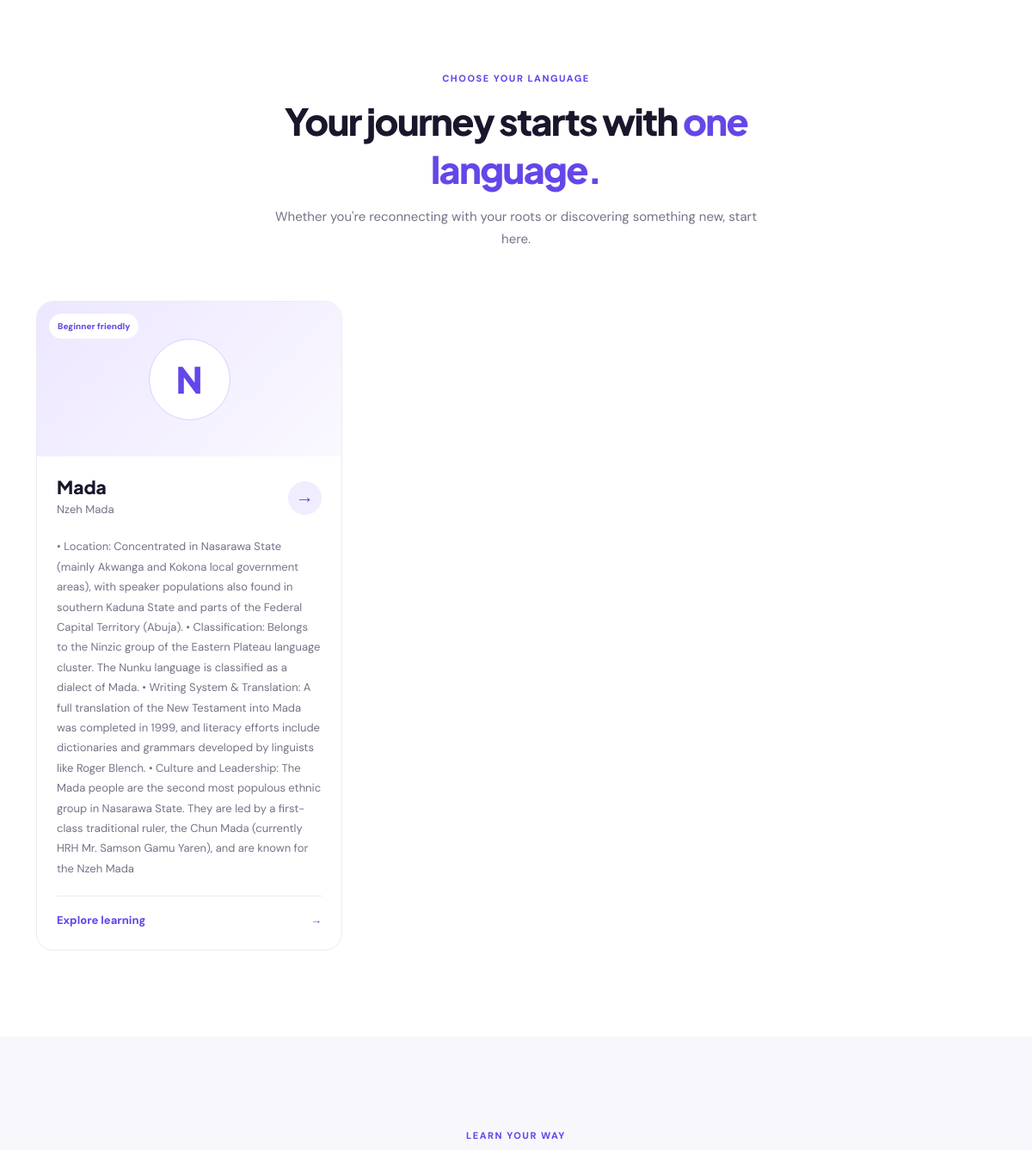
The app's page / (middle part), older data.
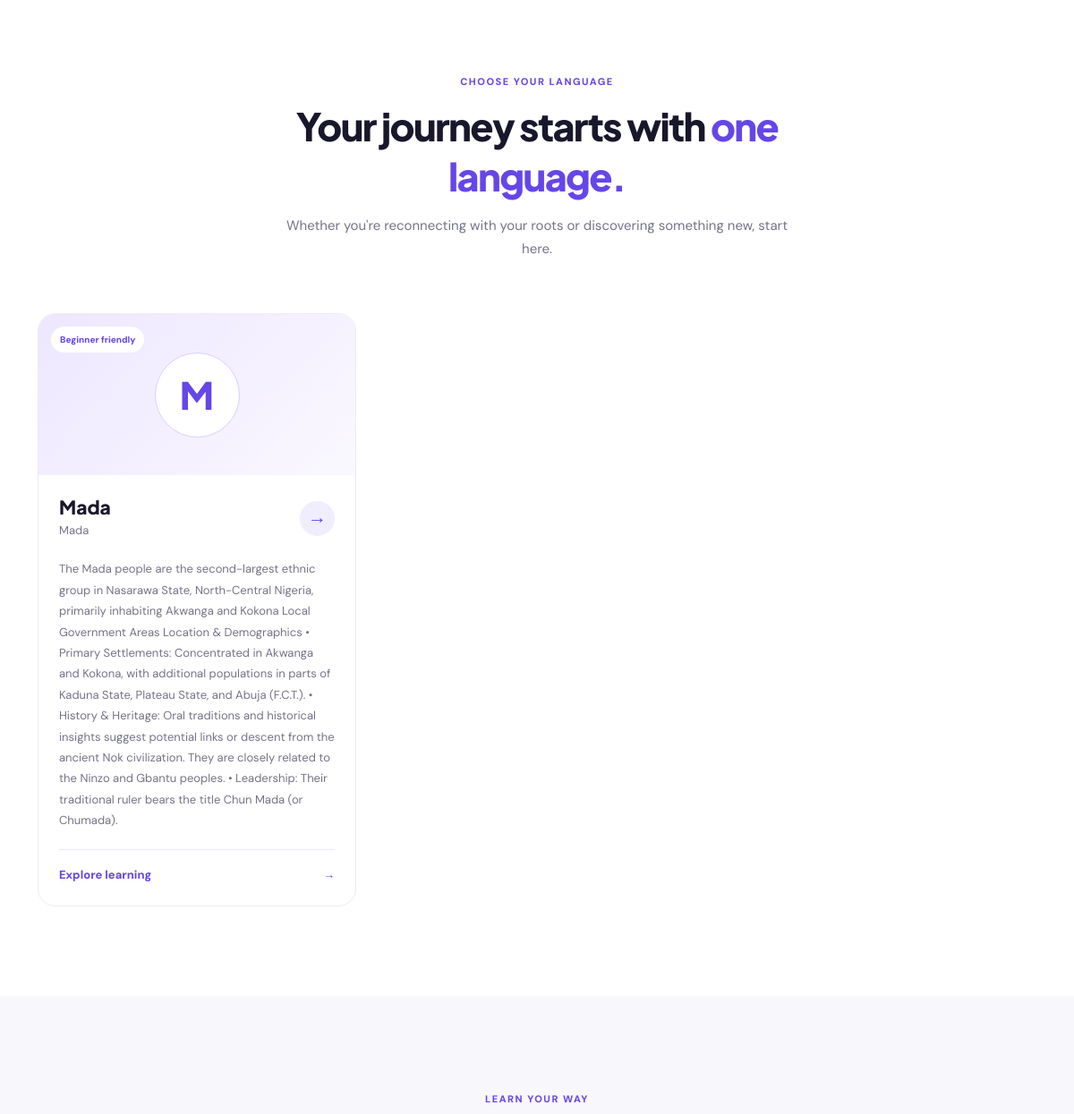
The same page, newer data.
### languages/models.py (models this page shows, shortened)
class Language(models.Model):
    name = models.CharField(max_length=100, unique=True)
    native_name = models.CharField(max_length=100)
    slug = models.SlugField(max_length=120, unique=True, blank=True)
    description = models.TextField()
    image = models.ImageField(
        upload_to="languages/",
        blank=True,
        null=True,
    )
    is_active = models.BooleanField(default=True)
    display_order = models.PositiveIntegerField(default=0)
    created_at = models.DateTimeField(auto_now_add=True)
    class Meta:
        ordering = ["display_order", "name"]
        verbose_name = "Language"
        verbose_name_plural = "Languages"

### core/views.py (the view)
# urls.py: 2. Add a URL to urlpatterns:  path('', views.home, name='home')
def home(request):
    languages = Language.objects.filter(is_active=True)
    context = {
        "languages": languages,
    }
    return render(request, "core/home.html", context)

### templates/core/home.html (shortened to what this page needs)
{% extends "base.html" %}
{% block content %}
<section class="languages-section section-padding" id="languages">
    <div class="container">
        <div class="section-heading text-center">
            <span class="section-eyebrow">CHOOSE YOUR LANGUAGE</span>
            <h2>
                Your journey starts with
                <span>one language.</span>
            </h2>
            <p>
                Whether you're reconnecting with your roots or
                discovering something new, start here.
            </p>
        </div>
        <div class="row g-4 mt-3">
            {% for language in languages %}
            <div class="col-md-6 col-lg-4">
                <article class="language-card">
                    <div class="language-card-image">
                        {% if language.image %}
                            <img src="{{ language.image.url }}"
                                 alt="{{ language.name }} language">
                        {% else %}
                            <div class="language-placeholder">
                                <span>
                                    {{ language.native_name|default:language.name|slice:":1" }}
                                </span>
                            </div>
                        {% endif %}
                        <span class="language-tag">
                            Beginner friendly
                        </span>
                    </div>
                    <div class="language-card-body">
                        <div class="language-heading">
                            <div>
                                <h3>{{ language.name }}</h3>
                                <p>{{ language.native_name }}</p>
                            </div>
                            <span class="language-arrow"
                                  aria-hidden="true">&rarr;</span>
                        </div>
                        <p class="language-description">
                            {{ language.description }}
                        </p>
                        <a href="#how-it-works"
                           class="language-link">
                            Explore learning
                            <span aria-hidden="true">&rarr;</span>
                        </a>
                    </div>
                </article>
            </div>
            {% endfor %}
        </div>
    </div>
</section>
<section class="features-section section-padding" id="features">
    <div class="container">
        <div class="section-heading text-center">
            <span class="section-eyebrow">LEARN YOUR WAY</span>
        </div>
    </div>
</section>
{% endblock %}

Row changes from the older to the newer data that the page shows:
removed Language: native_name "N", name "Mada", native_name "Nzeh Mada", description "• Location: Concentrated in Nasarawa State (mainly Akwanga and Kokona local government areas), with speaker populations also found in southern Kaduna State and parts of the Federal Capital Territory (Abuja). • Classification: Belongs to the Ninzic group of the Eastern Plateau language cluster. The Nunku language is classified as a dialect of Mada. • Writing System & Translation: A full translation of the New Testament into Mada was completed in 1999, and literacy efforts include dictionaries and grammars developed by linguists like Roger Blench. • Culture and Leadership: The Mada people are the second most populous ethnic group in Nasarawa State. They are led by a first-class traditional…"
added Language: native_name "M", name "Mada", native_name "Mada", description "The Mada people are the second-largest ethnic group in Nasarawa State, North-Central Nigeria, primarily inhabiting Akwanga and Kokona Local Government Areas Location & Demographics • Primary Settlements: Concentrated in Akwanga and Kokona, with additional populations in parts of Kaduna State, Plateau State, and Abuja (F.C.T.). • History & Heritage: Oral traditions and historical insights suggest potential links or descent from the ancient Nok civilization. They are closely related to the Ninzo and Gbantu peoples. • Leadership: Their traditional ruler bears the title Chun Mada (or Chumada)."
